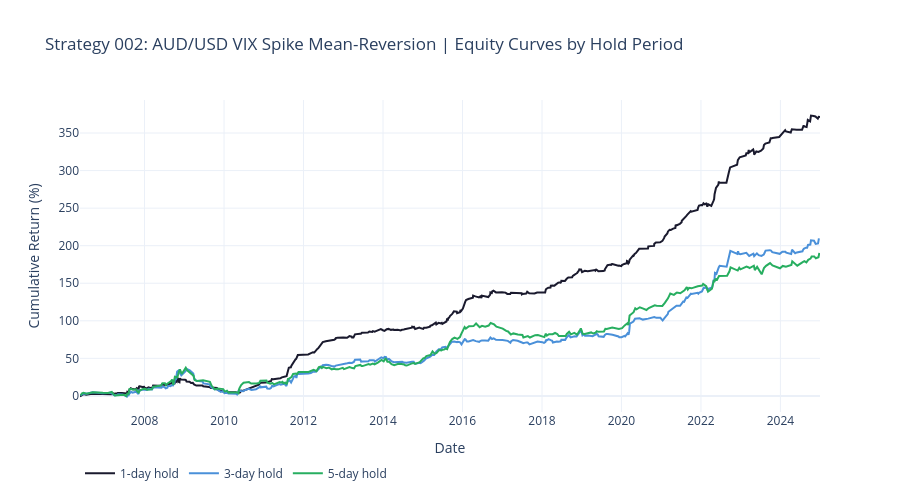

The notebook cell saved with this chart:
### Markdown cell above
## 7. Equity Curves

### Code cell
# ── What this cell does ──────────────────────────────────────────────────────
# Plots the equity curve for each holding period on the same chart.
# A good equity curve goes up and to the right, steadily, without huge drops.
# We're looking for which holding period has the smoothest, most consistent curve.

colors = {'1d': '#1a1a2e', '3d': '#4a90d9', '5d': '#27ae60'}

fig = go.Figure()
for h in HOLD_DAYS_LIST:
    t   = results[h]
    cum = (1 + t['net_ret']).cumprod() - 1
    fig.add_trace(go.Scatter(
        x=t['exit_date'],
        y=cum * 100,
        name=f'{h}-day hold',
        line=dict(width=2, color=colors[f'{h}d'])
    ))

fig.update_layout(
    title='Strategy 002: AUD/USD VIX Spike Mean-Reversion | Equity Curves by Hold Period',
    xaxis_title='Date',
    yaxis_title='Cumulative Return (%)',
    template='plotly_white',
    height=500,
    legend=dict(orientation='h', y=-0.15)
)
fig.show()

### Figure 1 — Plotly figure (JSON) as saved in the notebook; plotly's stock layout.template omitted (floating-point values rounded to 4 significant figures; data arrays with more than 128 entries replaced by an {"elided": "..."} marker saying what was removed)
{"data": [{"line": {"color": "#1a1a2e", "width": 2}, "name": "1-day hold", "type": "scatter", "x": {"elided": "485 str values"}, "y": {"elided": "485 float values"}}, {"line": {"color": "#4a90d9", "width": 2}, "name": "3-day hold", "type": "scatter", "x": {"elided": "381 str values"}, "y": {"elided": "381 float values"}}, {"line": {"color": "#27ae60", "width": 2}, "name": "5-day hold", "type": "scatter", "x": {"elided": "316 str values"}, "y": {"elided": "316 float values"}}], "layout": {"height": 500, "legend": {"orientation": "h", "y": -0.15}, "title": {"text": "Strategy 002: AUD/USD VIX Spike Mean-Reversion | Equity Curves by Hold Period"}, "xaxis": {"title": {"text": "Date"}}, "yaxis": {"title": {"text": "Cumulative Return (%)"}}}}
